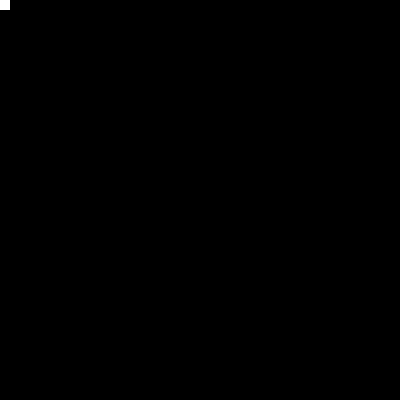
Frame 1 (no input)
Frame 60 (the mouse pressed at the canvas centre just before this capture): blank canvas, image omitted
Frame 120 (the mouse held since frame 60 and released just before this capture): blank canvas, image omitted

The Processing sketch that drew this single still picture (run headless with seeded random() and noise(); from frame 60 on, the mouse is pressed at the canvas centre):

// Processing sketch: squareAroundBorder
// ── squareAroundBorder.pde
int x = 0;
int y = 0;
int speed = 2;

int state = 0;

void setup(){
  size(400,400);
}

void draw(){
  background(0);
  
  //display the square
  noStroke();
  fill(255);
  rect(x,y,10,10);
  
  if(state == 0){
    x = x + speed;
    if(x > width - 10){
      x = width -10;
      state = 1;
    }
  }else if(state == 1){
    y = y + speed;
    if(y > height - 10){
      y = height -10;
      state = 2;
    }
  }else if(state == 2){
    x = x - speed;
    if(x < 0){
      x = 0;
      state = 3;
    }
  }else if(state == 3){
    y = y - speed;
    if(y < 0){
      y = 0;
      state = 0;
    }
  }
}
